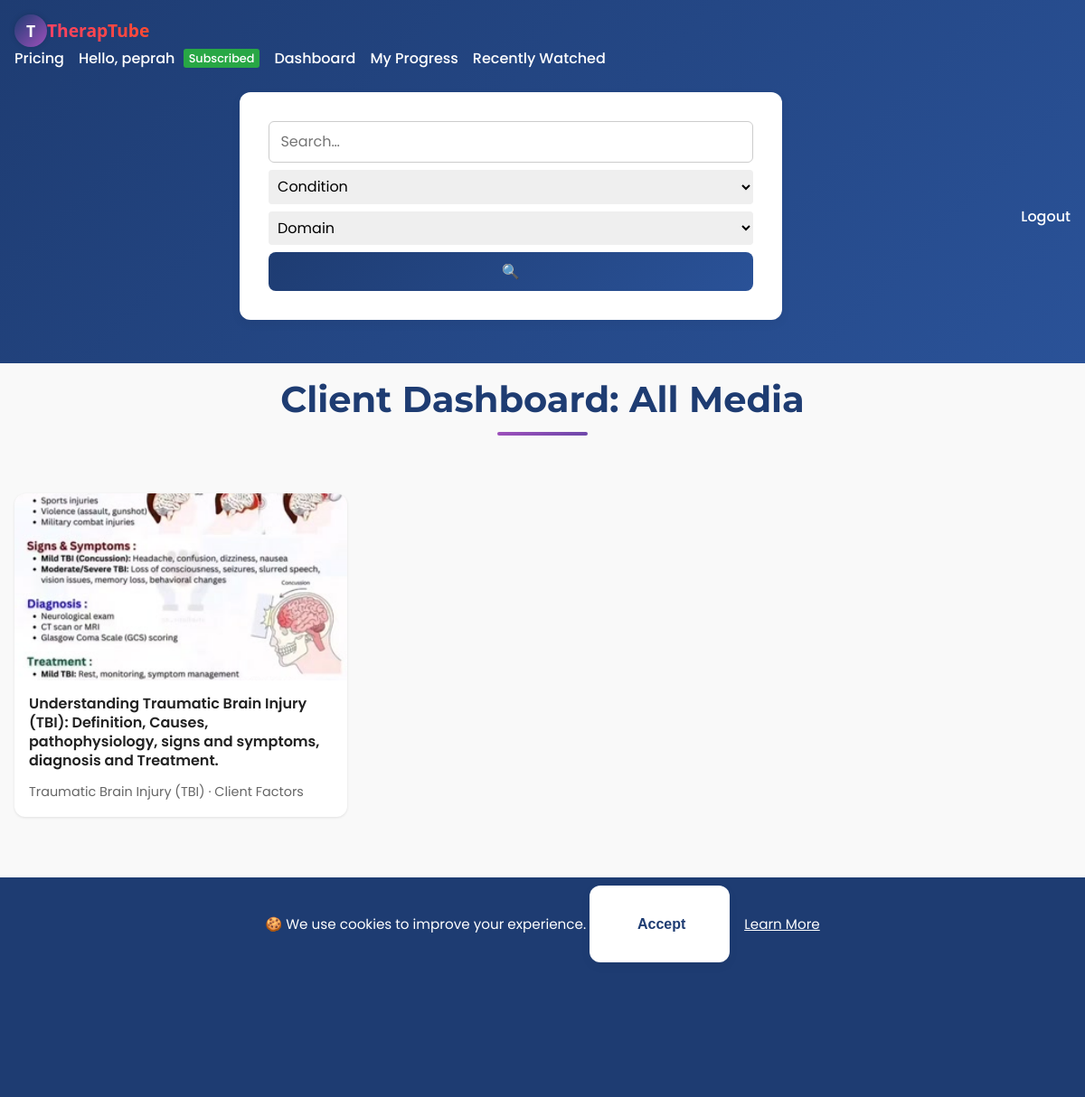
The app's page /client_dashboard (signed in), older data.
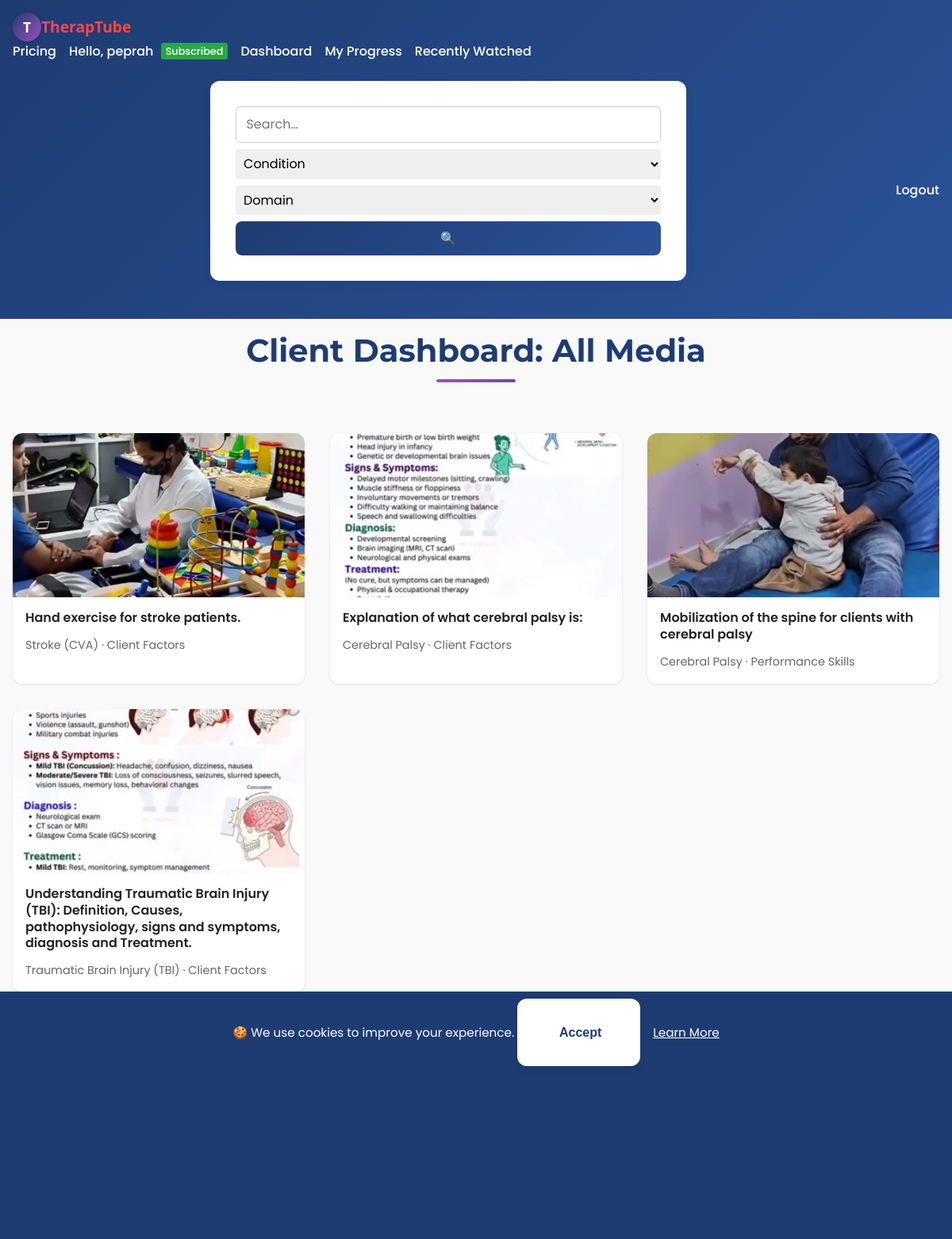
The same page, newer data.
### app.py (models this page shows)
class Media(db.Model):
    id = db.Column(db.Integer, primary_key=True)
    filename = db.Column(db.String(200), nullable=False)
    thumbnail = db.Column(db.String(200))
    title = db.Column(db.String(120), nullable=False)
    description = db.Column(db.Text, nullable=True)
    category = db.Column(db.String(80), nullable=True)
    otpf_domain = db.Column(db.String(50))
    for_name = db.Column(db.String(50))
    target_condition = db.Column(db.String(50))
    uploader_id = db.Column(db.Integer, db.ForeignKey('user.id'))
    view_count = db.Column(db.Integer, default=0)
    uploader = db.relationship('User', backref='media')
    upload_time = db.Column(db.DateTime, default=datetime.utcnow)

### app.py (the view)
@app.route('/client_dashboard')
@login_required
def client_dashboard():
    if current_user.role != 'client':
        flash('Access denied. You do not have client privileges.', 'danger')
        return redirect(url_for('index')) # Redirect to index or a general error page
    all_media = Media.query.order_by(Media.upload_time.desc()).all() # Fetch all media
    current_utc_year = datetime.now(timezone.utc).year
    if has_active_subscription(current_user):
        return render_template('client_dashboard.html', media=all_media, has_subscription=True, taxonomy=TAXONOMY, current_year=current_utc_year)
    else:
        return render_template('client_dashboard.html', media=[], has_subscription=False, current_year=current_utc_year)

### app.py (called while the page is built)
@app.context_processor
def inject_global_data():
    has_sub = False
    if current_user.is_authenticated:
        has_sub = has_active_subscription(current_user)
    return {
        'app_version': APP_VERSION,  # Assuming APP_VERSION is defined globally or from config
        'utc_now': datetime.now(timezone.utc),
        'has_active_subscription': has_active_subscription, # Make the function itself available
        'current_user': current_user, # Flask-Login usually injects this, but explicit is fine
        'user_has_active_subscription': has_sub # A boolean flag for simpler checks in templates
    }

@login_manager.user_loader
def load_user(user_id):
    return User.query.get(int(user_id))

def has_active_subscription(user):
    if not user.is_authenticated or user.role != 'client':
        return False
    latest = Subscription.query.filter_by(user_id=user.id).order_by(Subscription.timestamp.desc()).first()
    if not latest:
        return False
    return latest.expires_at >= datetime.utcnow()

### templates/client_dashboard.html
{% extends 'base.html' %}
{% block content %}
<link rel="stylesheet" href="{{ url_for('static', filename='client_dashboard.css') }}">
<div class="client-dashboard-container">
    <h1 class="dashboard-title">Client Dashboard: All Media</h1>
    {% if has_subscription %}
        <div class="media-grid">
            {% for item in media %}
                <div class="media-card">
                    <a href="{{ url_for('watch', media_id=item.id) }}" class="media-link">
                        <div class="media-card-thumbnail">
                            <img src="{{ url_for('static', filename='uploads/thumbs/' + item.thumbnail) }}" alt="{{ item.title }}">
                        </div>
                        <div class="media-card-content">
                            <p class="media-card-title">{{ item.title }}</p>
                            <small class="media-card-meta">{{ item.target_condition }} · {{ item.otpf_domain }}</small>
                        </div>
                    </a>
                </div>
            {% else %}
                <div class="no-media-message">
                    <p>No media available yet. Please check back later for new content!</p>
                </div>
            {% endfor %}
        </div>
    {% else %}
        <div class="paywall-message">
            <p class="paywall-text">🔒 This content requires an active subscription.</p>
            <a class="btn btn-primary-paywall" href="{{ url_for('pricing') }}">See Plans</a>
        </div>
    {% endif %}
</div>
{% endblock %}

Row changes from the older to the newer data that the page shows:
added Media: thumbnail (picture), title "Hand exercise for stroke patients.", target_condition "Stroke (CVA)", otpf_domain "Client Factors"
added Media: thumbnail (picture), title "Explanation of what cerebral palsy is:", target_condition "Cerebral Palsy", otpf_domain "Client Factors"
added Media: thumbnail (picture), title "Mobilization of the spine for clients with cerebral palsy", target_condition "Cerebral Palsy", otpf_domain "Performance Skills"
